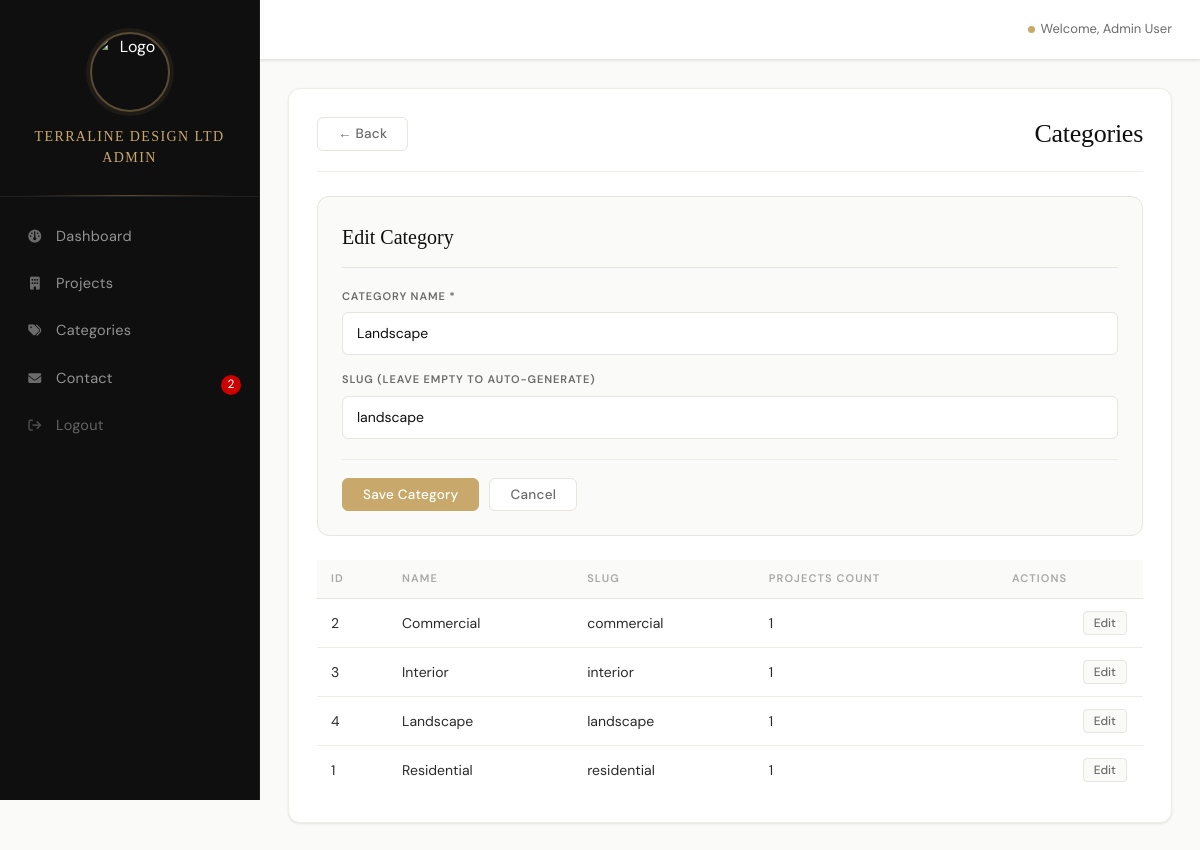
The page /admin/categories.php?edit=4 (signed in) on the database its author committed.
### tables this page shows
CREATE TABLE `categories` (
  `id` int(11) NOT NULL,
  `name` varchar(50) NOT NULL,
  `slug` varchar(50) NOT NULL,
  `created_at` timestamp NOT NULL DEFAULT current_timestamp()
);

### admin/categories.php (the view, shortened to what this page needs)
<?php
$db = Database::getInstance()->getConnection();
$editCategory = null;
if (isset($_GET['edit'])) {
    $stmt = $db->prepare("SELECT * FROM categories WHERE id = ?");
    $stmt->execute([(int)$_GET['edit']]);
    $editCategory = $stmt->fetch();
}
$categories = $db->query("SELECT * FROM categories ORDER BY name")->fetchAll();
include __DIR__ . '/includes/header.php';
?>
<div class="admin-content">
    <div class="admin-header">
        <a href="/architecture-firm/admin/index.php" class="btn-secondary" style="float:left;margin-right:16px;">&larr; Back</a>
        <h1 style="display:inline-block;">Categories</h1>
    </div>
    <div class="form-container">
        <h2><?php echo $editCategory ? 'Edit Category' : 'Add New Category'; ?></h2>
        <form method="POST">
            <div class="form-group">
                <label for="name">Category Name *</label>
                <input type="text" id="name" name="name" required
                       value="<?php echo $editCategory ? $editCategory['name'] : ''; ?>">
            </div>
            <div class="form-group">
                <label for="slug">Slug (leave empty to auto-generate)</label>
                <input type="text" id="slug" name="slug"
                       value="<?php echo $editCategory ? $editCategory['slug'] : ''; ?>">
            </div>
            <div class="form-actions">
                <button type="submit" class="btn-primary">Save Category</button>
                <?php if ($editCategory): ?>
                <a href="categories.php" class="btn-secondary">Cancel</a>
                <?php endif; ?>
            </div>
        </form>
    </div>
    <table class="data-table">
        <thead>
            <tr>
                <th>ID</th>
                <th>Name</th>
                <th>Slug</th>
                <th>Projects Count</th>
                <th>Actions</th>
            </tr>
        </thead>
        <tbody>
            <?php foreach ($categories as $category): ?>
            <?php
            $stmt = $db->prepare("SELECT COUNT(*) FROM projects WHERE category_id = ?");
            $stmt->execute([$category['id']]);
            $projectCount = $stmt->fetchColumn();
            ?>
            <tr>
                <td data-label="ID"><?php echo $category['id']; ?></td>
                <td data-label="Name"><?php echo $category['name']; ?></td>
                <td data-label="Slug"><?php echo $category['slug']; ?></td>
                <td data-label="Projects"><?php echo $projectCount; ?></td>
                <td class="actions">
                    <a href="?edit=<?php echo $category['id']; ?>" class="btn-small">Edit</a>
                </td>
            </tr>
            <?php endforeach; ?>
        </tbody>
    </table>
</div>
<?php include __DIR__ . '/includes/footer.php'; ?>

### rows shown on the page
categories: name "Landscape", slug "landscape", id "4", projectCount "1"
categories: id "2", name "Commercial", slug "commercial", projectCount "1"
categories: id "3", name "Interior", slug "interior", projectCount "1"
categories: id "1", name "Residential", slug "residential", projectCount "1"

### other values the page prints
$unreadCount "2"
$_SESSION['user_name'] "Admin User"
